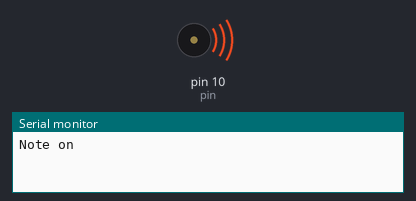
Bench run of a sketch on a simulated Arduino Uno, built with avr-gcc and run on an emulated ATmega328P. On the bench: buzzer (waves = sounding), the last lines printed to the serial monitor.

Above: at 0.1 s.
At 4.6 s:
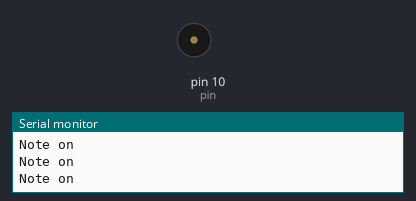
Timing chart, 0 to 6.1 s (numbered marks = the images above):
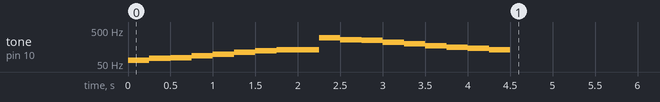

The sketch:

pwmaudio.ino
```cpp
/*
 * PWM audio script. Connect Pin 10 to the signal jack of a passive buzzer.
 */
#include "Note.h"

const byte pin = 10;

NoteEvent notes[] = {
  0x21,
  0x23,
  0x25,
  0x27,
  0x29,
  0x2b,
  0x2d,
  0x4f,
  0x0,
  0x3f,
  0x3d,
  0x3b,
  0x39,
  0x37,
  0x35,
  0x33,
  0x31,
  0x2f,
};

void setup() {
  pinMode(10, OUTPUT);
  NoteSong song(
    notes,
    sizeof(notes) / sizeof(NoteEvent),
    SCALE_MINOR,
    -3,
    250
  );
  play(song);
}

void loop() {

}
```

Note.cpp
```cpp
#include <Arduino.h>
#include "Note.h"

const static short scales[][16] = {
  /*SCALE_MAJOR*/ {523, 587, 659, 698, 784, 880, 987, 1046, 1174, 1318, 1396, 1568, 1760, 1975, 2093, 2349},
  /*SCALE_MINOR*/ {523, 587, 622, 698, 784, 880, 987, 1046, 1174, 1244, 1396, 1568, 1760, 1975, 2093, 2349}
};

void play(NoteSong song) {
  /*
   * For each event:
   *   Set the tone as (scales[song.scale] << song.octave)
   *   Wait for (song.tick_length * song.notes[n].ticks)
   */
  pinMode(10, OUTPUT);
  Serial.begin(9600);
  for (short i=0; i < song.nsize; i++) {
    NoteEvent note = song.notes[i];
    if (note.on.is_on == 1) {
      Serial.println(F("Note on"));
      short pitch = scales[song.scale][note.on.pitch];
      signed char octave = song.octave;
      if (octave < 0) {
        tone(10, pitch >> -octave);
      } else {
        tone(10, pitch << octave);
      }
      delay(note.on.ticks * song.tick_length);
    } else {
      Serial.println(F("Note off"));
      noTone(10);
      delay(note.off.ticks * song.tick_length);
    }
  }
  noTone(10);
}
```

Note.h
```cpp
#include <Arduino.h>

// Basic note datatype
union NoteEvent {
  byte raw;
  struct NoteOn {
    byte is_on: 1;
    byte pitch: 4;
    byte ticks: 3;
  } on;
  struct NoteOff {
    byte is_off:  1;
    byte padding: 4;
    byte ticks:   3;
  } off;
};

enum NoteScale {
  SCALE_MAJOR,
  SCALE_MINOR
};

struct NoteSong {
  // Array of note events to play
  NoteEvent *notes;
  unsigned short nsize;
  // Scale to use for each note
  NoteScale scale;
  // Octave multiplier
  signed char octave;
  // Length of each "tick", in milliseconds
  byte tick_length;

  NoteSong() = delete;
  NoteSong(NoteEvent *n, unsigned short nsize, NoteScale scale, byte octave, byte tick_length) {
    notes = n;
    this->nsize = nsize;
    this->scale = scale;
    this->octave = octave;
    this->tick_length = tick_length;
  }
};

void play(NoteSong song);
```
